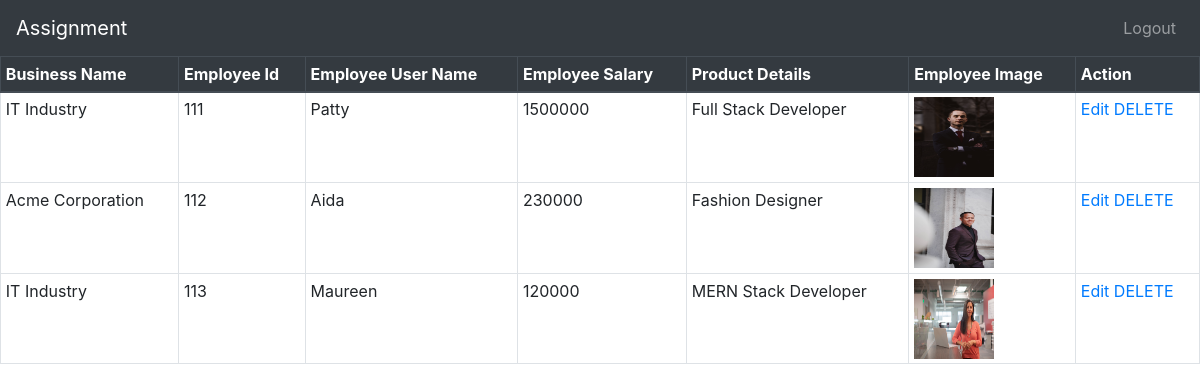
The page /1/employees (signed in) on the database its author committed.
### employee/models.py (models this page shows, shortened)
class Employee(models.Model):
    user = models.OneToOneField(User, on_delete=models.CASCADE)
    bussiness = models.ForeignKey(Business,on_delete=models.CASCADE, null=True, blank=True)
    employee_id = models.CharField(max_length=20, null=True, blank=True)
    employee_name = models.CharField(max_length=100)
    employee_sal = models.PositiveIntegerField(null=True, blank=True)
    pruduct_details = models.CharField(max_length=200, null=True, blank=True)
    user_image = models.ImageField(upload_to='employees/')

### business/models.py (models this page shows, shortened)
class Business(models.Model):
    user = models.ForeignKey(User, on_delete=models.CASCADE)
    business_id = models.CharField(max_length=20)
    business_name = models.CharField(max_length=100)
    business_image = models.ImageField(upload_to='bussiness/')

### business/views.py (the view)
# urls.py: path('<int:id>/employees', business_employees_view, name="business-employees"),
def business_employees_view(request,id):
    if not request.user.is_authenticated:
        return redirect('/employee/login')
    employee = Employee.objects.all()
    return render(request, 'employee/employee_list.html',{'employee':employee})

### templates/employee/employee_list.html (shortened to what this page needs)
{% extends 'base.html' %}
{% block content %}
<div>
<table class="table table-stripped table-bordered table-sm">
    <thead class="thead-dark">
    <tr>
        <th>Business Name</th>
        <th>Employee Id</th>
        <th>Employee User Name</th>
        <th>Employee Salary</th>
        <th>Product Details</th>
        <th>Employee Image</th>
        <th>Action</th>
    </tr>
    </thead>
    <tbody>
    {% for emp in employee %}
    <tr>
        <td>{{emp.bussiness.business_name}}</td>
        <td>{{emp.employee_id}}</td>
        <td>{{emp.user.username}}</td>
        <td>{{emp.employee_sal}}</td>
        <td>{{emp.pruduct_details}}</td>
        <td><img src="{{emp.user_image.url}}" alt="Not Found" width="80px" height="80px"></td>
        <td>
            <a href="/employee/{{emp.user.id}}/edit"><span class="glyphicon glyphicon-pencil">Edit </span> </a>
            <a href="/employee/{{emp.user.id}}/delete">DELETE</a>
        </td>
    </tr>
    {% endfor %}
    </tbody>
</table>
</div>
{% endblock %}

### templates/base.html (shortened to what this page needs)
<!doctype html>
<html lang="en">
<head>
    <link rel="stylesheet" href="https://stackpath.bootstrapcdn.com/bootstrap/4.5.2/css/bootstrap.min.css"
>
</head>
<body>
    <nav class="navbar navbar-expand-lg navbar-dark bg-dark">
        <a class="navbar-brand" href="/">Assignment</a>
        <div class="collapse navbar-collapse" id="navbarNav">
          <ul class="navbar-nav ml-auto">
            {% if request.user.is_authenticated %}
            <li class="nav-item">
                <a class="nav-link" href="{% url 'logout' %}">Logout</a>
            </li>
            {% endif %}
          </ul>
        </div>
      </nav>
    <div class="main">
        {% block content %}{% endblock %}
    </div>
</body>
</html>

### templates/base.html (style rules this page uses)
.main { min-height: 100vh; height: 100%; }

### rows shown on the page
Employee: bussiness.business_name "IT Industry", employee_id "111", user.username "Patty", employee_sal "1500000", pruduct_details "Full Stack Developer", user_image (picture)
Employee: bussiness.business_name "Acme Corporation", employee_id "112", user.username "Aida", employee_sal "230000", pruduct_details "Fashion Designer", user_image (picture)
Employee: bussiness.business_name "IT Industry", employee_id "113", user.username "Maureen", employee_sal "120000", pruduct_details "MERN Stack Developer", user_image (picture)
